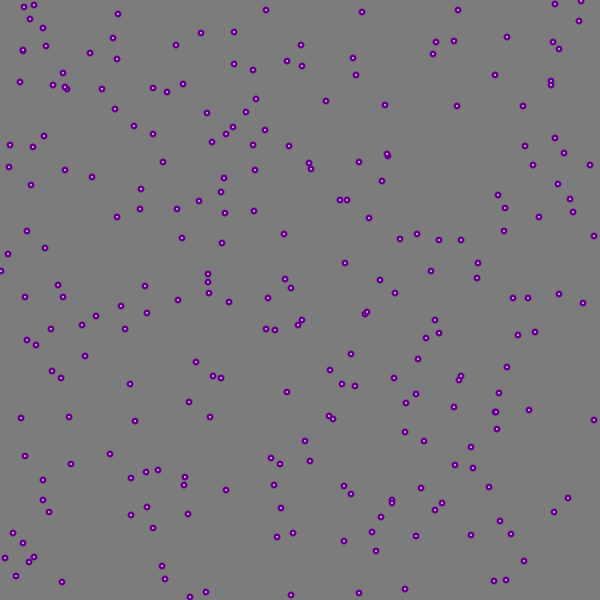
Frame 1 (no input)
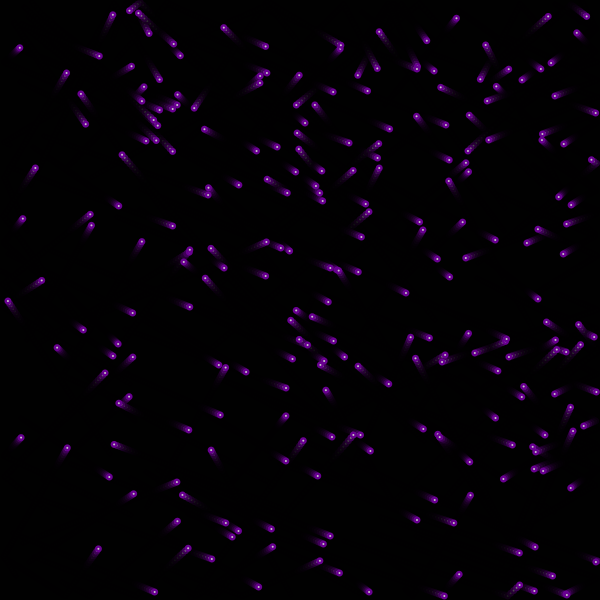
Frame 60 (the mouse pressed at the canvas centre just before this capture)
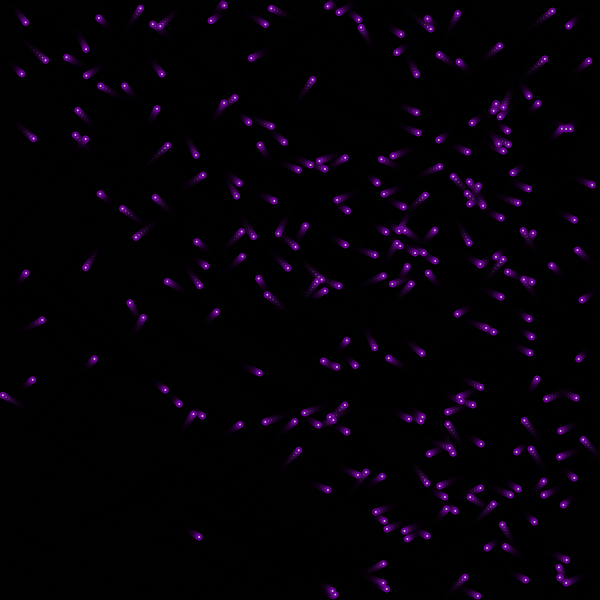
Frame 120 (the mouse held since frame 60 and released just before this capture)

The Processing sketch that drew these frames (run headless with seeded random() and noise(); from frame 60 on, the mouse is pressed at the canvas centre):

// Processing sketch: processing_181483
// ── processing_181483.pde

E[] b;
 
void setup()
{
  size(600, 600);
  noStroke();
  smooth();
 
  b= new E[250];
  for (int i=0; i<250; i++)
  {
    b[i]=new E();
    b[i].x=round(random(600));
    b[i].y=round(random(600));
    b[i].z1=round(random(1));
    b[i].z2=round(random(1));
    if (b[i].z1==0)
    {
      b[i].z1=random(-3, -1);
    }
    if (b[i].z1==1)
    {
      b[i].z1=random(1, 3);
    }
    if (b[i].z2==0)
    {
      b[i].z2=random(-3, -1);
    }
    if (b[i].z2==1)
    {
      b[i].z1=random(1, 3);
    }
  }
}
 
void draw()
{
  fill(0, 100);
  rect(0, 0, width, height);
  //no utilizo array.
  for (int i=0; i<250; i++)
  {
    b[i].show();
    b[i].bounce();
  }
 
}
 
class E
{
  float x, y, z1, z2;
 
  void show()
  {
    //fill(rosa);
    fill(105, 0, 145);
    ellipse(x, y, 7, 7);
    //fill (dentro de fill)
    fill(200);
    ellipse(x, y, 2, 2);
  }
 
  void bounce()
  {
 
 
    x=x+z1;
    y=y+z2;
 
    if (x<=mouseX+100 && x>=mouseX && y>=mouseY-5 && y<=mouseY )
    {
      z1=random( 1, 3 );
      z2=random( -3, -1 );
    }
        if (x>595)
    {
      z1=random( -3, -1 );
    }
    if (x<5)
    {
      z1=random( 1, 3 );
    }
    if (y>595)
    {
      z2=random( -3, -1 );
    }
    if (y<5)
    {
      z2=random( 1, 3 );
    }
    if (x<=mouseX+100 && x>=mouseX && y<=mouseY+25 && y>=mouseY )
    {
      z1=random( 1, 3 );
      z2=random( 1, 3 );
    }
 
    if (x>=mouseX-5 && x<=mouseX && y<=mouseY+25 && y>=mouseY )
    {
      z1=random( -3, -1 );
      z2=random( -3, -1 );
    }
    if (x>=mouseX-5 && x<=mouseX && y>=mouseY-5 && y<=mouseY )
    {
      z1=random( -3, -1 );
      z2=random( 1, 3 );
    }

  }
}
